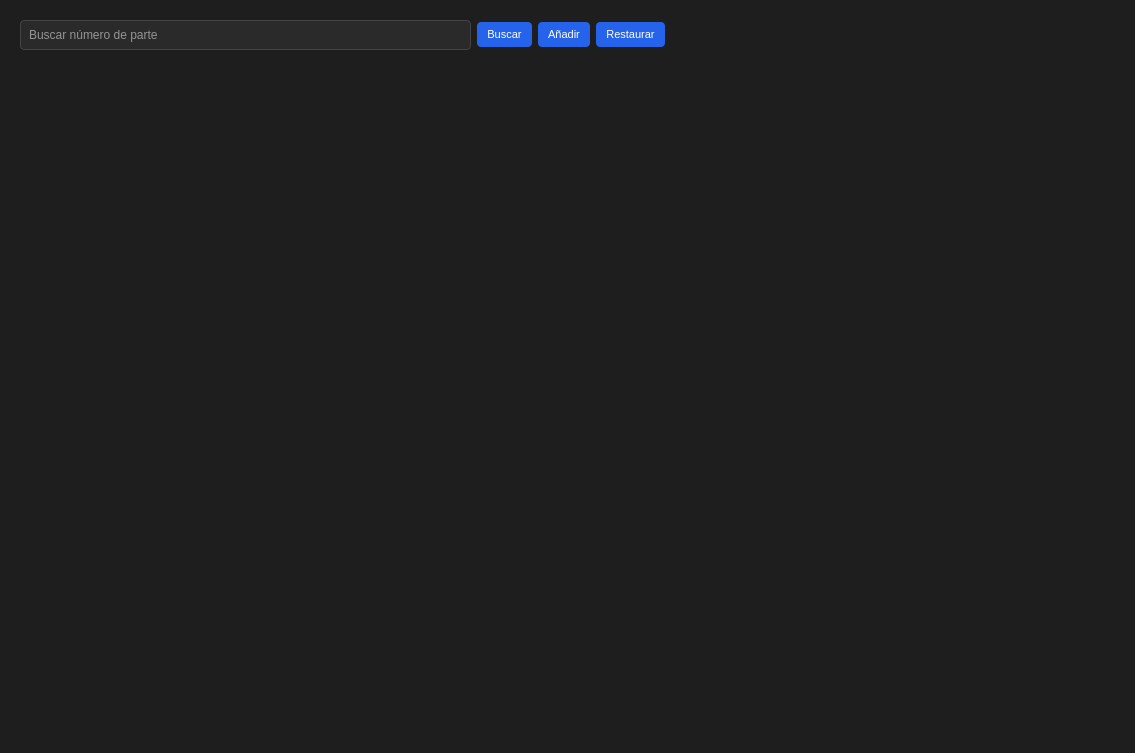
<?xml version="1.0" encoding="UTF-8"?>
<ui version="4.0">
 <class>TableroGageWidget</class>
 <widget class="QWidget" name="TableroGageWidget">
  <property name="geometry">
   <rect>
    <x>0</x>
    <y>0</y>
    <width>1135</width>
    <height>753</height>
   </rect>
  </property>
  <property name="windowTitle">
   <string>Tablero de Partes - Gages</string>
  </property>
  <property name="styleSheet">
   <string notr="true">
    QWidget { background-color: #1e1e1e; color: #ffffff; font-family: &quot;Segoe UI&quot;; }
    QGroupBox {
     background-color: #2a2a2a;
     border: 1px solid #444;
     border-radius: 8px;
     margin-top: 6px;
     font-weight: bold;
    }
    QGroupBox::title { subcontrol-origin: margin; left: 10px; padding: 0 4px; }
    QScrollArea { border: none; }
    QPushButton {
     background-color: #2563eb;
     color: white;
     border: none;
     padding: 6px 10px;
     border-radius: 4px;
     font-size: 11px;
    }
    QPushButton:hover { background-color: #3b82f6; }
    QPushButton:pressed { background-color: #1d4ed8; }
    QLineEdit {
     background-color: #2a2a2a;
     border: 1px solid #444;
     padding: 6px;
     border-radius: 4px;
     color: #ffffff;
    }
    QLineEdit[valid=&quot;false&quot;] { border: 1px solid #e74c3c; }
    QLabel { color: #ffffff; font-size: 12px; }
    QLabel.chip {
     background-color: #ffffff;
     color: #000000;
     border-radius: 4px;
     padding: 4px;
     font-size: 11px;
     min-width: 250px;
    }
    QLabel.chip.found { background-color: #22c55e; color: white; }
   </string>
  </property>
  <layout class="QVBoxLayout" name="mainLayout">
   <item>
    <widget class="QFrame" name="headerFrame">
     <layout class="QHBoxLayout" name="headerLayout">
      <item>
       <widget class="QLineEdit" name="searchInput">
        <property name="placeholderText">
         <string>Buscar número de parte</string>
        </property>
       </widget>
      </item>
      <item>
       <widget class="QPushButton" name="searchButton">
        <property name="text">
         <string>Buscar</string>
        </property>
       </widget>
      </item>
      <item>
       <widget class="QPushButton" name="addButton">
        <property name="text">
         <string>Añadir</string>
        </property>
       </widget>
      </item>
      <item>
       <widget class="QPushButton" name="restoreButton">
        <property name="text">
         <string>Restaurar</string>
        </property>
       </widget>
      </item>
      <item>
       <spacer name="horizontalSpacer">
        <property name="orientation">
         <enum>Qt::Orientation::Horizontal</enum>
        </property>
        <property name="sizeHint" stdset="0">
         <size>
          <width>40</width>
          <height>20</height>
         </size>
        </property>
       </spacer>
      </item>
     </layout>
    </widget>
   </item>
   <item>
    <widget class="QScrollArea" name="scrollArea">
     <property name="widgetResizable">
      <bool>true</bool>
     </property>
     <widget class="QWidget" name="scrollWidget">
      <property name="geometry">
       <rect>
        <x>0</x>
        <y>0</y>
        <width>1117</width>
        <height>679</height>
       </rect>
      </property>
      <layout class="QGridLayout" name="gridLayout">
       <property name="spacing">
        <number>12</number>
       </property>
      </layout>
     </widget>
    </widget>
   </item>
  </layout>
 </widget>
 <resources>
  <include location="../assets/resources_qrc/resources.qrc"/>
 </resources>
 <connections/>
</ui>
